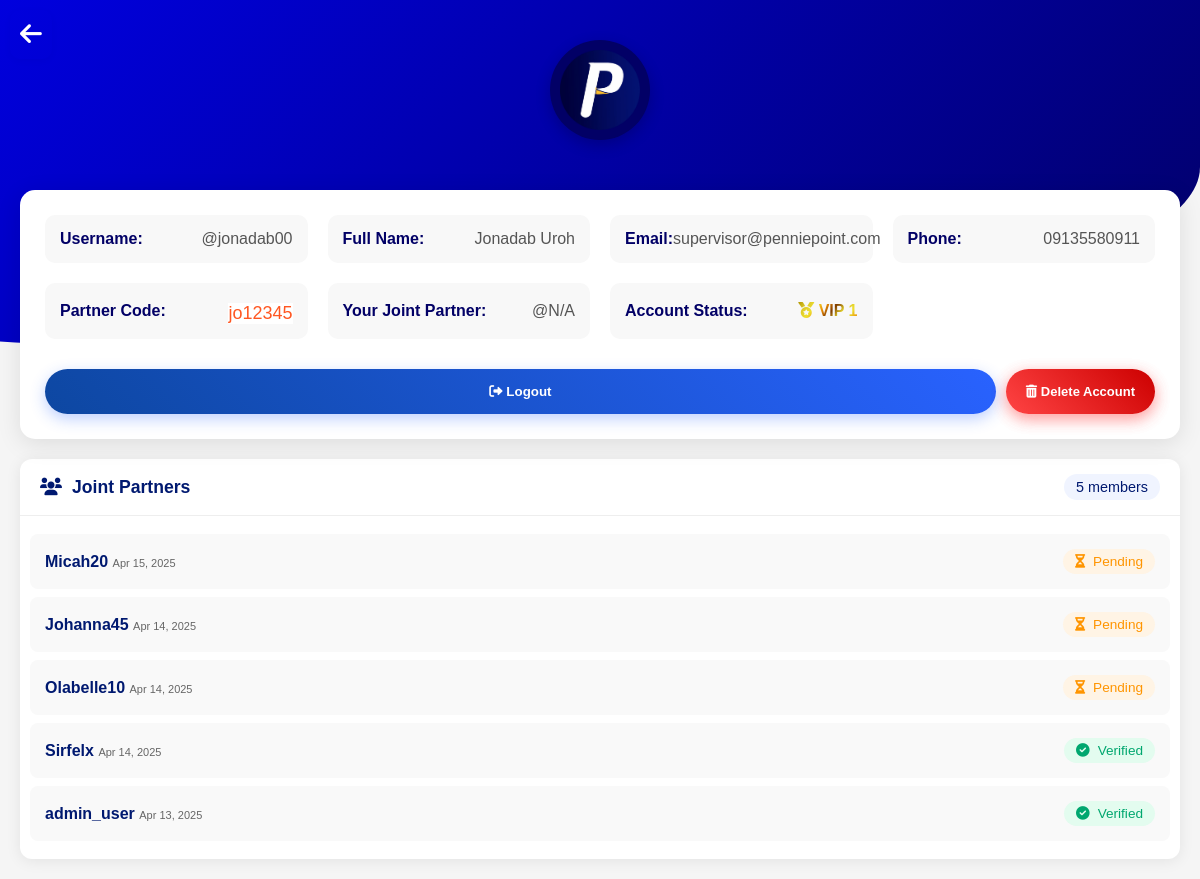
Screenshot of /profile (signed in) with the database file from the repository.
### tables this page shows
CREATE TABLE users (
        id INTEGER PRIMARY KEY AUTOINCREMENT,
        fullname TEXT NOT NULL,
        email TEXT NOT NULL UNIQUE,
        username TEXT NOT NULL UNIQUE,
        phone TEXT NOT NULL,
        referral TEXT NOT NULL,
        stage INTEGER DEFAULT 1,
        partner_code TEXT UNIQUE,
        password TEXT NOT NULL,
        reset_token TEXT,
        reset_expires DATETIME,
        created_at DATETIME DEFAULT CURRENT_TIMESTAMP,
        status INTEGER DEFAULT 1 NOT NULL
    , wallet_balance DECIMAL(10, 2) DEFAULT 0.00, is_admin INTEGER DEFAULT 0);

### pages/profile.php (the view, shortened to what this page needs)
<?php
require_once __DIR__ . '/../src/functions.php';
$user = $_SESSION['user'];
function getReferrerUsername($referralCode) {
    global $pdo;
    try {
        $stmt = $pdo->prepare("SELECT username FROM users WHERE partner_code = ?");
        $stmt->execute([$referralCode]);
        return $stmt->fetchColumn() ?: 'N/A';
    } catch (PDOException $e) {
        error_log("Database error: " . $e->getMessage());
        return 'N/A';
    }
}
$referrerUsername = getReferrerUsername($user['referral']);
function getReferredUsers($partnerCode) {
    global $pdo;
    try {
        $stmt = $pdo->prepare("
            SELECT username, created_at, status
            FROM users
            WHERE referral = :code
            ORDER BY created_at DESC
        ");
        $stmt->execute([':code' => $partnerCode]);
        return $stmt->fetchAll(PDO::FETCH_ASSOC);
    } catch (PDOException $e) {
        error_log("Database error: " . $e->getMessage());
        return [];
    }
}
$referredUsers = getReferredUsers($user['partner_code']);
?>
<!DOCTYPE html>
<html lang="en">
<head>
  <link rel="stylesheet" href="https://cdnjs.cloudflare.com/ajax/libs/font-awesome/6.0.0/css/all.min.css">
</head>
<body>
  <div class="cont">
    <div class="header-container">
      <div class="up-circle"></div>
      <div class="profile-header">
        <div class="profile-avatar">
          <img src="assets/images/logo.png" class="logo-img" >
        </div>
      </div>
    </div>
    <div class="profile-card">
      <div class="profile-details">
        <div class="detail-item">
          <span class="detail-label">Username:</span>
          <span class="detail-value">@<?= htmlspecialchars($user['username']) ?></span>
        </div>
        <div class="detail-item">
          <span class="detail-label">Full Name:</span>
          <span class="detail-value"><?= htmlspecialchars($user['fullname']) ?></span>
        </div>
        <div class="detail-item">
          <span class="detail-label">Email:</span>
          <span class="detail-value"><?= htmlspecialchars($user['email']) ?></span>
        </div>
        <div class="detail-item">
          <span class="detail-label">Phone:</span>
          <span class="detail-value"><?= htmlspecialchars($user['phone']) ?></span>
        </div>
        <div class="detail-item">
          <span class="detail-label">Partner Code:</span>
            <?php if($user['status'] == 2): ?>
          <span class="detail-value code-value"><?= htmlspecialchars($user['partner_code']) ?></span>
    <?php else: ?>
              <span class="detail-value code-value">Not verified</span>
    <?php endif; ?>
        </div>
        <div class="detail-item">
          <span class="detail-label">Your Joint Partner:</span>
          <span class="detail-value">@<?= htmlspecialchars($referrerUsername) ?></span>
        </div>
        <div class="detail-item">
          <span class="detail-label">Account Status:</span>
          <span class="gradient-gold" style="font-weight:bolder;">
            <i class="fa fa-medal"></i> VIP <?= (int)$user['stage'] ?>
          </span>
        </div>
      </div>
      <div class="button-group">
        <form action="/logout" method="POST" class="verify-sub">
          <button type="submit" class="verify-b" >
            <i class="fas fa-sign-out-alt"></i> Logout
          </button>
         </form>
         <form action="/delete_account" method="POST" id="del"  class="delete-sub">
        <button class="delete-b" type="button" onclick="confirmDelete()" >
          <i class="fas fa-trash-alt"></i> Delete Account
        </button>
        </form>
      </div>
    </div>
    <section class="referred-partners">
    <div class="section-header">
    <h3><i class="fas fa-users"></i> Joint Partners</h3>
    <span class="count-badge"><?= count($referredUsers) ?> members</span>
    </div>
    <?php if (!empty($referredUsers)): ?>
    <div class="partner-list">
    <?php foreach ($referredUsers as $member): ?>
    <div class="partner-item">
    <div class="partner-info">
    <span class="partner-username"><?= htmlspecialchars($member['username']) ?></span>
    <span class="partner-date"><?= date('M j, Y', strtotime($member['created_at'])) ?></span>
    </div>
    <div class="partner-status <?= $member['status'] == 2 ? 'verified' : 'pending' ?>">
    <i class="fas <?= $member['status'] == 2 ? 'fa-check-circle' : 'fa-hourglass-half' ?>"></i>
    <?= $member['status'] == 2 ? 'Verified' : 'Pending' ?>
    </div>
    </div>
    <?php endforeach; ?>
    </div>
    <?php endif; ?>
    </section>
    <div class="back" ><a href="dashboard" ><i class="fas fa-arrow-left" ></i></a></div>
  </div>
</body>
</html>

### index.php (shortened to what this page needs)
<?php
$request_uri = trim(parse_url($_SERVER['REQUEST_URI'], PHP_URL_PATH), '/');
$pages = ['home', 'login', 'register', 'dashboard', 'profile', 'forgot_password', 'reset_password', 'logout', 'delete_account', 'payment', 'admin_verify', 'testup', 'about','stages','faqs', 'idcard', 'assets', 'admin', 'market', 'buy_shares', 'transfer'];
if (in_array($request_uri, $pages)) {
    require "pages/$request_uri.php";
} else {
    http_response_code(404);
    require 'pages/404.php';
}
?>

### rows the page displays
users: username "Micah20", created_at "Apr 15, 2025", status 1 (drawn)
users: username "Johanna45", created_at "Apr 14, 2025", status 1 (drawn)
users: username "Olabelle10", created_at "Apr 14, 2025", status 1 (drawn)
users: username "Sirfelx", created_at "Apr 14, 2025", status 2 (drawn)
users: username "admin_user", created_at "Apr 13, 2025", status 2 (drawn)

### other values shown
$user['username'] "jonadab00"
$user['fullname'] "Jonadab Uroh"
$user['email'] "supervisor@penniepoint.com"
$user['phone'] "09135580911"
$user['partner_code'] "jo12345"
$referrerUsername "N/A"
count($referredUsers) "5"
